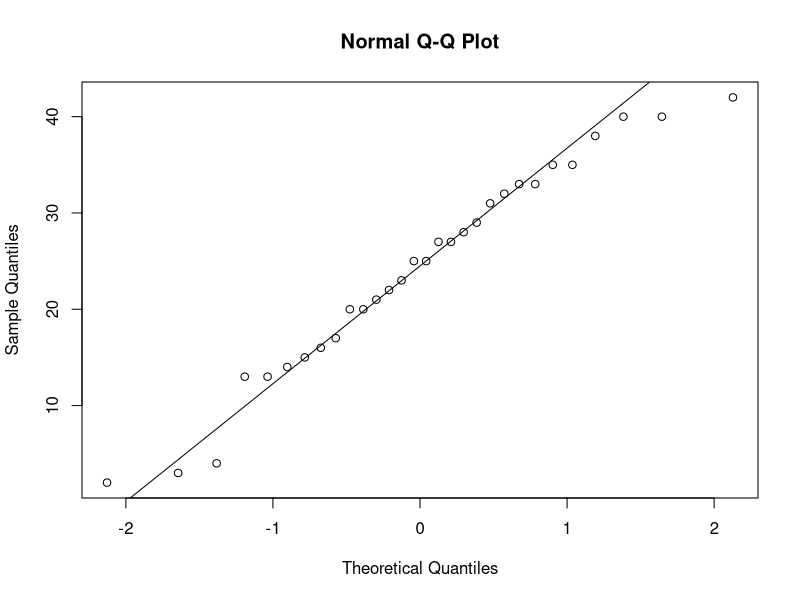
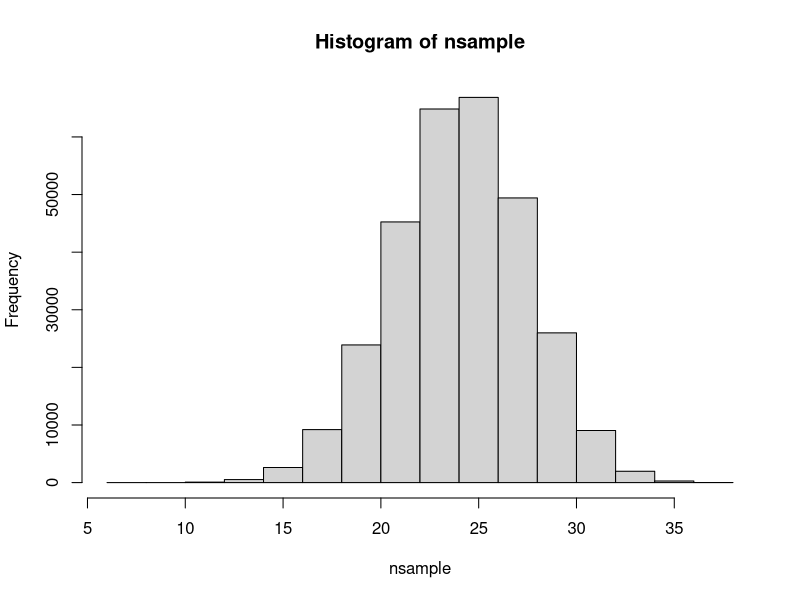
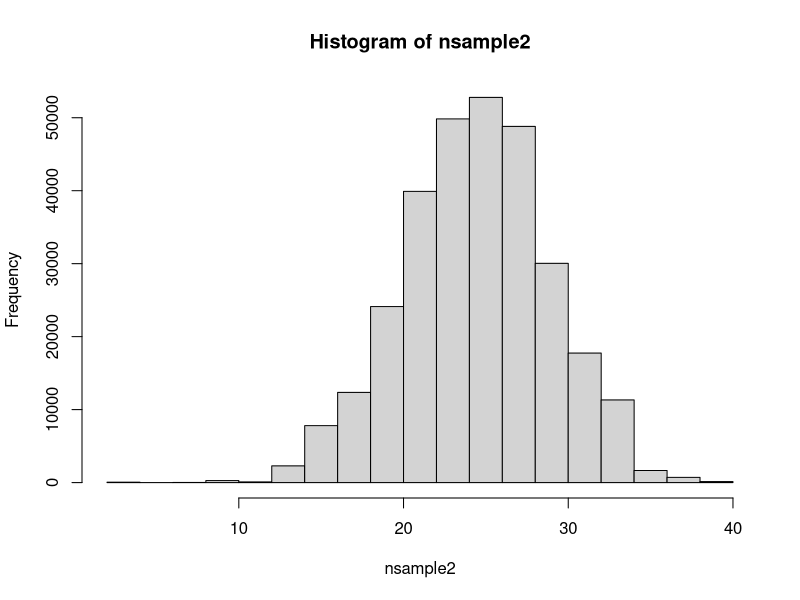

The R script that drew these images, in order:
Iq=c(2,4,3,23,25,27,28,13,15,16,20,14,35,33,32,21,35,40,42,22,33,13,17,20,25,29,27,40,38,31)
population_mean=mean(Iq)
population_variance=var(Iq)
length_IQ=length(Iq)
population_sd=sd(Iq)

# checking normality
qqnorm(Iq)
qqline(Iq)

# point estimation
set.seed(1246)
x=sample(Iq,10,replace = TRUE)
p_mean=mean(x)
p_sd=sd(x)

z=abs(qnorm(0.025,0,1))
# Interval estimation
lower=p_mean-z*p_sd/sqrt(10)
upper=p_mean+z*p_sd/sqrt(10)
# 95% confidence interval for population mean(13.56 ,29.63)

# sampling distribution mean
choose(30,10)
nsample=rep(0,300000)
for (i in 1:300000) {
  nsample[i]=mean(sample(Iq,10,replace = TRUE))
}
hist(nsample)
nsam_mean=mean(nsample)
bias=mean(nsample)-mean(Iq)

#sample distribution for medium
nsample2=rep(0,300000)
for (i in 1:300000) {
  nsample2[i]=median(sample(Iq,10,replace = TRUE))
}
hist(nsample2)
nsam2_median=median(nsample2)
bias=median(nsample2)-median(Iq)

# efficiency check 
L1=length(nsample)
V1=sum((nsample-population_mean)^2)/L1

L2=length(nsample2)
V2=sum((nsample2-median(Iq))^2)/L2
